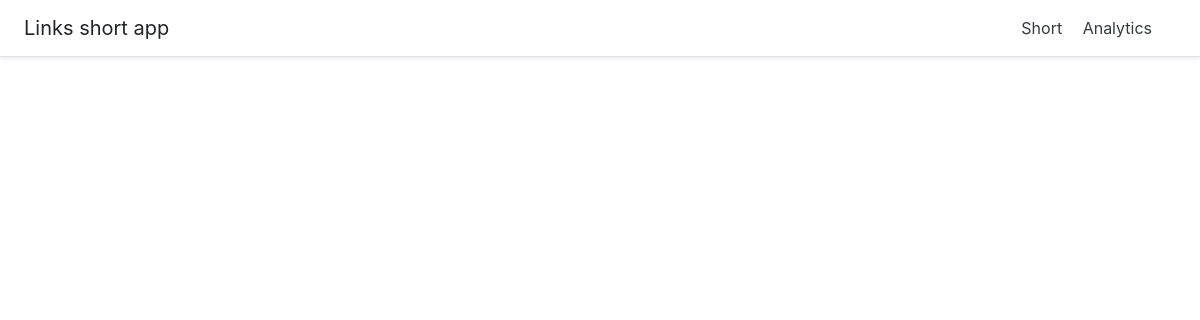
Page /analytics on the earlier database version.
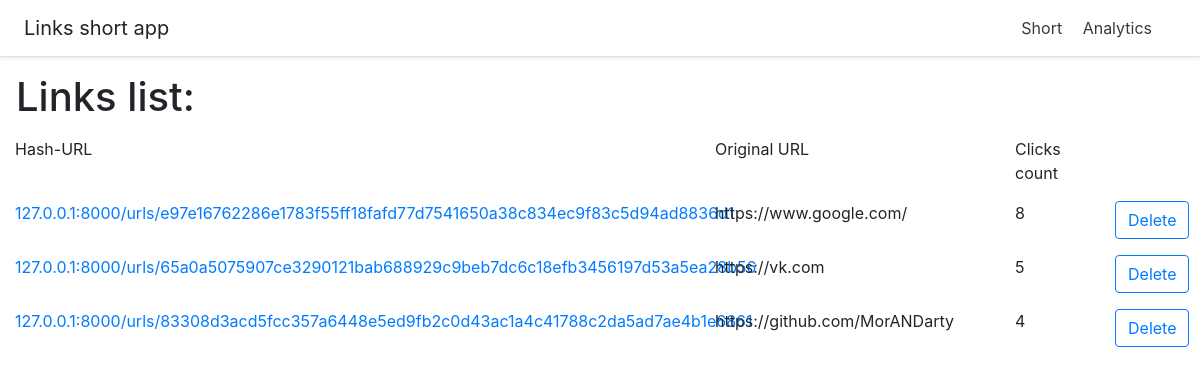
Same page on the later database version.
### LinksShortenerApp/models.py (models this page shows)
class Link(models.Model):
    url = models.URLField(max_length=2083)
    hash_url = models.CharField(max_length=16)
    click_count = models.PositiveIntegerField(default=0)

### LinksShortenerApp/views.py (the view)
# urls.py: path('analytics', views.analytics),
def analytics(request):
    links = get_analytics()
    return render(request, "analytics_screen.html", {"links": links})

### LinksShortenerApp/models.py (called while the page is built)
def get_analytics():
    return Link.objects.all().order_by('-click_count')

### LinksShortenerApp/templates/analytics_screen.html (shortened to what this page needs)
<!DOCTYPE html>
<html lang="en">
<head>
    <link rel="stylesheet" href="https://maxcdn.bootstrapcdn.com/bootstrap/4.5.0/css/bootstrap.min.css">
</head>
<body>
<div class="d-flex flex-column flex-md-row align-items-center p-3 px-md-4 mb-3 bg-white border-bottom shadow-sm">
    <h5 class="my-0 mr-md-auto font-weight-normal">Links short app</h5>
    <nav class="my-2 my-md-0 mr-md-3">
        <a class="p-2 text-dark" href="/">Short</a>
        <a class="p-2 text-dark" href="/analytics">Analytics</a>
    </nav>
</div>
{% if links.count > 0 %}
    <h1 style="margin: 16px">Links list:</h1>
    <div class="container-fluid" style="margin-bottom: 1rem">
        <div class="row">
            <div class="col-7">Hash-URL</div>
            <div class="col-3">Original URL</div>
            <div class="col-1">Clicks count</div>
        </div>
    </div>
    {% for link in links %}
        <div class="container-fluid" style="margin-top: 1rem; margin-bottom: 1rem">
            <div class="row">
                <div class="col-7">
                    <a href="http://127.0.0.1:8000/urls/{{ link.hash_url }}">127.0.0.1:8000/urls/{{ link.hash_url }}</a>
                </div>
                <div class="col-3">   {{ link.url }}</div>
                <div class="col-1">   {{ link.click_count }}</div>
                <div class="col-1">
                    <form action="/delete/{{ link.hash_url }}" method="post">
                        <button class="btn btn-outline-primary" type="submit">Delete</button>
                    </form>
                </div>
            </div>
        </div>
    {% endfor %}
{% endif %}
</body>
</html>

Differences in the rows shown:
added Link: hash_url "e97e16762286e1783f55ff18fafd77d7541650a38c834ec9f83c5d94ad8836d1", url "https://www.google.com/", click_count "8"
added Link: hash_url "65a0a5075907ce3290121bab688929c9beb7dc6c18efb3456197d53a5ea28b56", url "https://vk.com", click_count "5"
added Link: hash_url "83308d3acd5fcc357a6448e5ed9fb2c0d43ac1a4c41788c2da5ad7ae4b1e6861", url "https://github.com/MorANDarty", click_count "4"
Other differences:
text now shown: "Links list: Hash-URL Original URL Clicks count"
